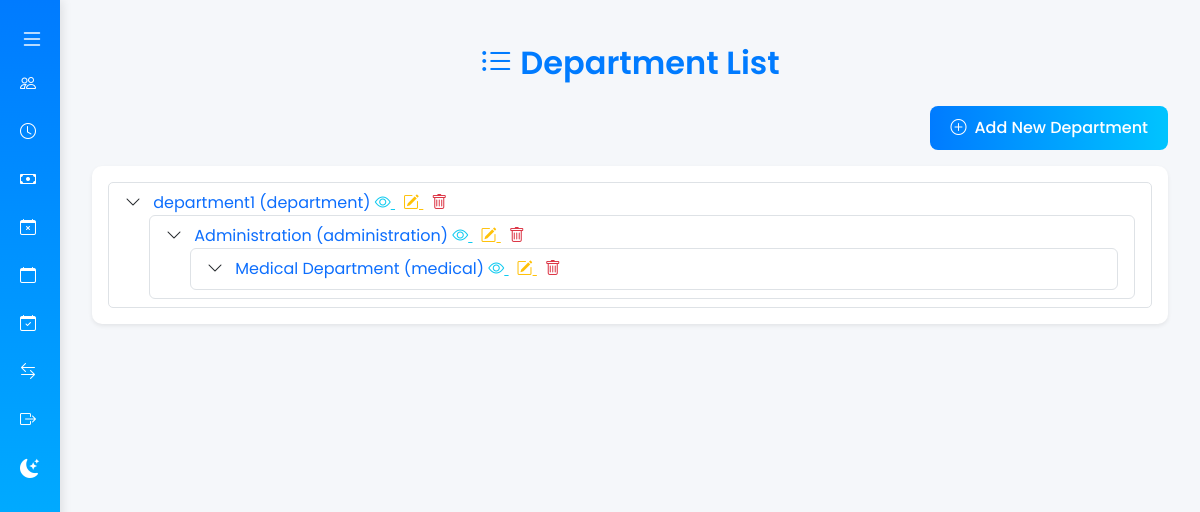
Page /patients/departments/ (signed in) on the committed database.
### manager/models.py (models this page shows, shortened)
class Department(MPTTModel):
    TYPE_CHOICES = [
        ('unit', 'Unit'),
        ('department', 'Department'),
        ('administration', 'Administration'),
        ('medical', 'Medical Department'),
        ('emergency', 'Emergency'),
        ('surgical', 'Surgical Operations'),
    ]
    name = models.CharField(max_length=100, unique=True)
    parent = TreeForeignKey(
        'self', on_delete=models.CASCADE, null=True, blank=True, related_name='children'
    )
    department_type = models.CharField(max_length=20, choices=TYPE_CHOICES, default='department')
    hospital = models.ForeignKey('superadmin.Hospital', on_delete=models.CASCADE, related_name='departments')
    description = models.TextField(blank=True, null=True)
    is_active = models.BooleanField(default=True)
    class MPTTMeta:
        order_insertion_by = ['name']

### manager/views.py (the view)
# urls.py: path("departments/", department_list, name="department_list"),
def department_list(request):
    departments = Department.objects.filter(hospital=request.user.hospital)
    return render(request, 'departments/department_list.html', {'departments': departments})

### templates/departments/department_list.html (shortened to what this page needs)
{% extends "base.html" %}
{% block content %}
<div class="container my-4">
    <h2 class="mb-4 text-center"><i class="bi bi-list-ul me-2"></i>Department List</h2>
    <div class="text-end mb-3">
        <a href="{% url 'manager:add_department' %}" class="btn btn-primary">
            <i class="bi bi-plus-circle me-2"></i>Add New Department
        </a>
    </div>
    <div class="card p-3 shadow-sm">
        <ul class="list-group" id="departmentTree">
            {% for department in departments %}
                {% if not department.parent %}
                    {% include "departments/department_node.html" with department=department %}
                {% endif %}
            {% empty %}
                <li class="list-group-item text-center text-muted py-4">
                    <i class="bi bi-emoji-frown me-2" style="font-size: 1.5rem;"></i>No departments found.
                </li>
            {% endfor %}
        </ul>
    </div>
</div>
{% endblock %}

### templates/departments/department_node.html
<li class="list-group-item">
    <span class="toggle-icon" onclick="toggleChildren(this)">
        <i class="bi bi-chevron-down"></i>
    </span>
    <a href="{% url 'manager:department_page' department.id %}" class="ms-2 text-decoration-none">
        {{ department.name }} ({{ department.department_type }})
    </a>
    <span class="ms-auto">
        <a href="{% url 'manager:department_detail' department.id %}" class="text-info me-2">
            <i class="bi bi-eye"></i>
        </a>
        <a href="{% url 'manager:edit_department' department.id %}" class="text-warning me-2">
            <i class="bi bi-pencil-square"></i>
        </a>
        <a href="{% url 'manager:delete_department' department.id %}" class="text-danger" onclick="return confirm('Are you sure you want to delete this department?');">
            <i class="bi bi-trash"></i>
        </a>
    </span>
    {% with department.children.all as children %}
        {% if children %}
            <ul class="list-group ms-4">
                {% for child in children %}
                    {% include "departments/department_node.html" with department=child %}
                {% endfor %}
            </ul>
        {% endif %}
    {% endwith %}
</li>

### templates/base.html (style rules this page uses)
:root { --body-bg: #f5f7fa; --body-color: #333; --main-content-bg: #f5f7fa; --sidebar-bg: linear-gradient(180deg, #007bff, #00c4ff); --card-bg: white; --table-bg: transparent; --table-color: #333; --table-border-color: #dee2e6; --table-hover-bg: #f1f4f8; --table-striped-bg: rgba(0, 0, 0, 0.05); }
body { background-color: var(--body-bg); font-family: 'Poppins', sans-serif; color: var(--body-color); display: flex; min-height: 100vh; margin: 0; transition: background-color 0.3s ease, color 0.3s ease; }
.container { max-width: 1200px; }
h2, h4, h5 { color: #007bff; font-weight: 600; }
.btn-primary { background: linear-gradient(90deg, #007bff, #00c4ff); border: none; border-radius: 8px; padding: 10px 20px; font-weight: 500; transition: all 0.3s ease; }
.card { border: none; border-radius: 10px; box-shadow: 0 2px 10px rgba(0, 0, 0, 0.05); background-color: var(--card-bg) !important; transition: background-color 0.3s ease; }

### rows in the picture
Department: name "department1", department_type "department"
Department: name "Administration", department_type "administration"
Department: name "Medical Department", department_type "medical"
